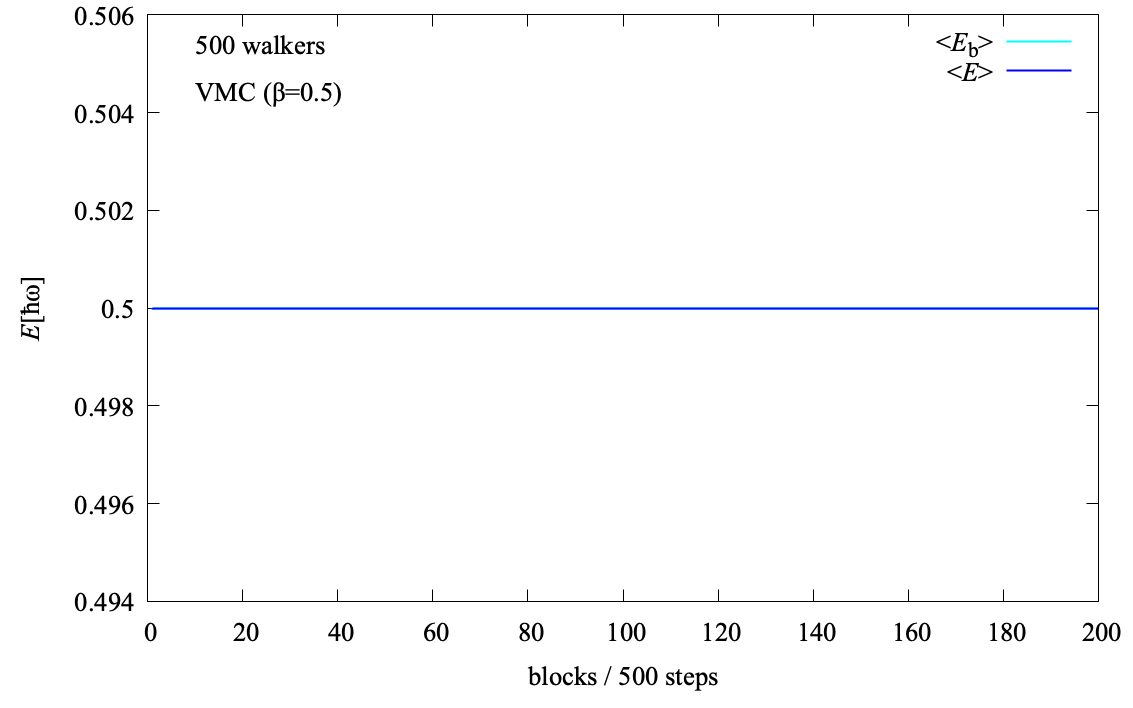

The script that saved this image:
unset multiplot
reset
set encoding utf8

#POSTAVKE GRAFA: DIMENZIJE SLIKE, VELICINA FONTA, IME SLIKE
set term pngcairo background "#ffffff" font "Times-New-Roman,20pt" size 40.0cm,25.0cm fontscale 1.0 dl 2.0
set output 'E.png'

#STILOVI LINIJA; POZIV: ls BROJ
set style line  1 lt 1 lw 2 lc rgb "cyan"
set style line  2 lt 1 lw 2 lc rgb "blue"

set samples 10000
set bmargin 0.
set lmargin 0.
set rmargin 0.
set tmargin 0.

  set key top right #POSTAVLJA LEGENDU GORE DESNO
  set origin 0.13,0.15 #POCETAK GRAFA ( u dimenzijama slike)
  set size   0.84,0.83 #VELICINA GRAFA (u dimenzijama slike)
    set xlabel "blocks / 500 steps"
    set ylabel "{/Times-New-Roman-Italic E}[ħω]"
    set label "500 walkers" at graph 0.05, graph 0.95
    set label "VMC (β=0.5)" at graph 0.05, graph 0.87
    plot \
         "E.dat" u 1:2 w l ls 1 ti "<{/Times-New-Roman-Italic E}_b>", \
         "E.dat" u 1:3 w l ls 2 ti "<{/Times-New-Roman-Italic E}>"

reset
set term GNUTERM
